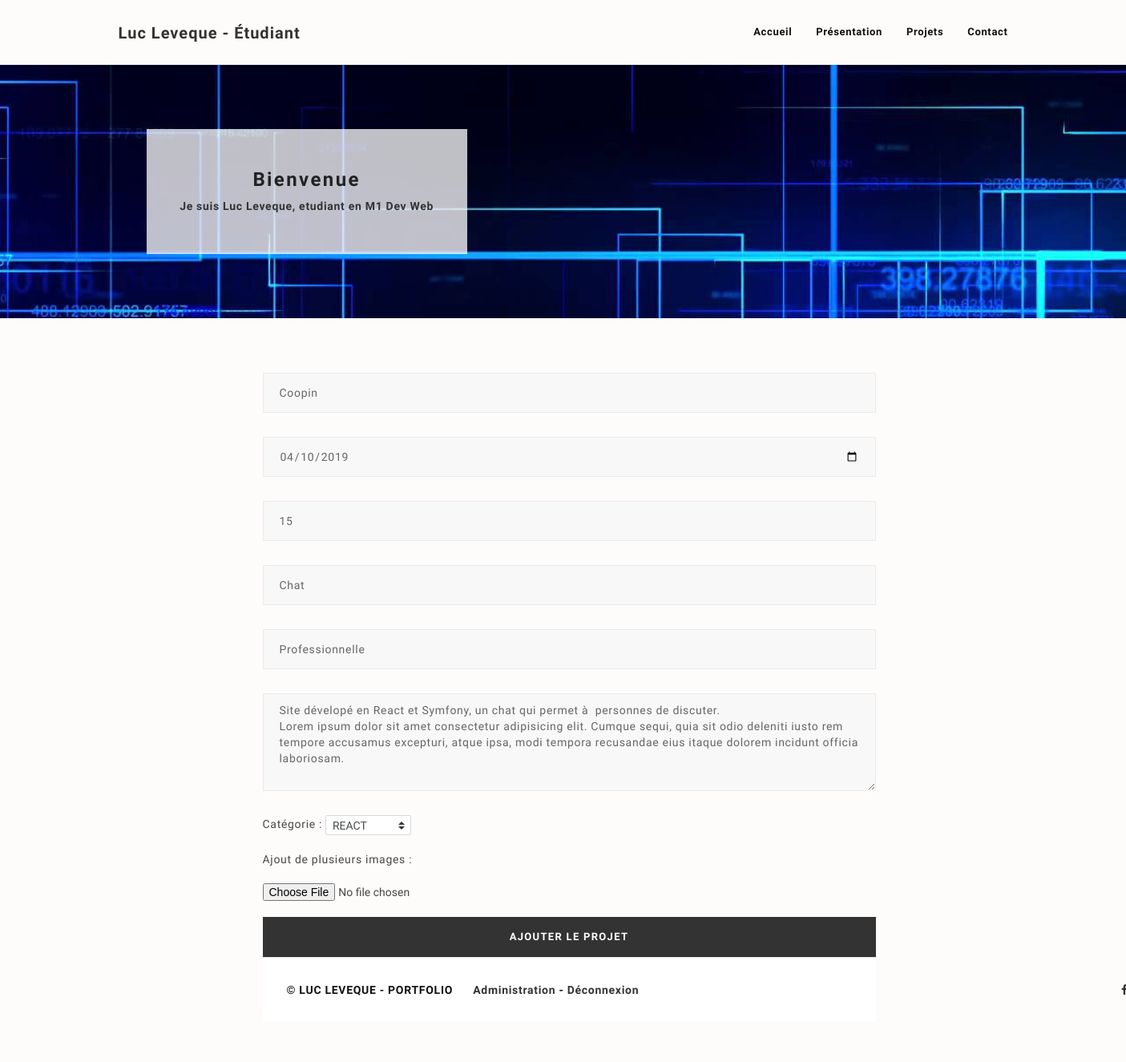
Screenshot of /index.php?page=modifierProjet&id=3 (signed in) with the database file from the repository.
### tables this page shows
CREATE TABLE IF NOT EXISTS `description` (
  `id` int(11) NOT NULL AUTO_INCREMENT,
  `hello_title_1` varchar(255) NOT NULL,
  `hello_title_2` varchar(255) NOT NULL,
  `about` longtext NOT NULL,
  `competence1` varchar(255) NOT NULL,
  `competence2` varchar(255) NOT NULL,
  `competence3` varchar(255) NOT NULL,
  `competence4` varchar(255) NOT NULL,
  `level1` int(11) NOT NULL,
  `level2` int(11) NOT NULL,
  `level3` int(11) NOT NULL,
  `level4` int(11) NOT NULL,
  `ligne_code` int(11) NOT NULL,
  `heure_travail` int(11) NOT NULL,
  PRIMARY KEY (`id`)
);

CREATE TABLE IF NOT EXISTS `projet` (
  `id_p` smallint(5) UNSIGNED NOT NULL AUTO_INCREMENT,
  `titre` varchar(50) DEFAULT NULL,
  `description` text,
  `date_deb` date DEFAULT NULL,
  `duree` int(11) DEFAULT NULL,
  `id_cat` smallint(5) UNSIGNED NOT NULL,
  `id_u` smallint(5) UNSIGNED NOT NULL,
  `theme` varchar(255) NOT NULL,
  `type` varchar(255) NOT NULL,
  PRIMARY KEY (`id_p`),
  KEY `id_cat` (`id_cat`),
  KEY `id_u` (`id_u`)
);

### src/Controller/modifierProjet.php (called while the page is built, shortened)
<?php
$id_p = $_GET['id'];
?>
<?php require "src/View/modifierProjet.php"; ?>

### index.php (called while the page is built)
<?php
if (!isset($_GET['page']) || $_GET['page'] == "")
{
    $page = "Accueil";
}
else
{
    if (!file_exists("src/Controller/" . $_GET['page'] . ".php"))
    {
        $page = "404";
    }
    else
    {
        $page = $_GET['page'];
    }
}
require('includes/config.php');
require "src/Controller/" . $page . ".php";
?>

### includes/config.php (called while the page is built, shortened)
<?php
$dbname = "portfolioydays";
try {
    $bdd = new PDO('mysql:host=localhost;dbname=' . $dbname,'root','');
} catch (Exception $e) {
    Echo "Erreur de connexion à la BDD !";
    die();
}
$infos = "SELECT * FROM description";
$infos = $bdd->query($infos);
$infos = $infos->fetch();
?>

### src/View/modifierProjet.php (the view, shortened to what this page needs)
<?php require('includes/header.php'); ?>
<link rel="stylesheet" href="https://code.getmdl.io/1.3.0/material.indigo-pink.min.css">
<?php
    $categories = "SELECT * FROM categorie";
    $categories = $bdd->query($categories);
    $projet = "SELECT * FROM projet WHERE id_p = " . $id_p;
    $projet = $bdd->query($projet);
    $projet = $projet->fetch();
    $cate = "SELECT * FROM categorie WHERE id_cat = " . $projet['id_cat'];
    $cate = $bdd->query($cate);
    $cate = $cate->fetch();
?>
<div id="page-content" class="container">
    <div class="row contact-area">
        <div class="col-sm-2"></div>
        <div class="col-sm-8 contact-form-area">
            <div id="contact-formd">
                <form id="contact-form" method="POST" enctype="multipart/form-data">
                    <div class="form-group">
                        <input type="text" class="form-control" placeholder="TITRE DU PROJET" name="titre_p" value="<?= $projet['titre'] ?>"
                    </div>
                    <div class="form-group">
                        <input type="date" class="form-control" placeholder="DATE DU PROJET" name="date_p" value="<?= $projet['date_deb'] ?>"
                    </div>
                    <div class="form-group">
                        <input type="number" class="form-control" placeholder="DUREE DU PROJET" name="duree_p" value="<?= $projet['duree'] ?>"
                    </div>
                    <div class="form-group">
                        <input type="text" class="form-control" placeholder="THEME DU PROJET" name="theme_p" value="<?= $projet['theme'] ?>"
                    </div>
                    <div class="form-group">
                        <input type="text" class="form-control" placeholder="TYPE DE PROJET ? SCOLAIRE ? PRO ?" name="type_p" value="<?= $projet['type'] ?>">
                    </div>
                    <div class="form-group">
                        <textarea id="message" class="form-control" rows="5" placeholder="DESCRIPTION DU PROJET" name="desc_p"><?= $projet['description'] ?></textarea>
                    </div>
                    <div class="form-group">
                        Catégorie :
                        <select class="custom-select" name="categorie_p">
                            <?php while($categorie = $categories->fetch()){
                                if($cate['id_cat'] == $categorie['id_cat']){
                                    ?>
                                    <option value="<?= $categorie['id_cat'] ?>" selected><?= $categorie['titre'] ?></option>
                                    <?php
                                }else{
                                    ?>
                                    <option value="<?= $categorie['id_cat'] ?>"><?= $categorie['titre'] ?></option>
                                    <?php
                                }
                                ?>
                            <?php } ?>
                        </select>
                    </div>
                    <br>
                    <div class="form-group">
                        Ajout de plusieurs images : <br><br>
                        <input type="file" name="images[]" id="image" onclick="addfile()">
                    </div>
                    <br>
                    <input type="submit" id="form-submit" name="submit" class="btn btn-md btn-primary-filled btn-form-submit" value="AJOUTER LE PROJET">
                </form>
            </div>
        </div>
    </div>
</div>
<?php require('includes/footer.php'); ?>
</body>
</html>

### includes/header.php (shortened to what this page needs)
<!DOCTYPE html>
<html lang="en">
<head>
    <link href="css/bootstrap.min.css" rel="stylesheet">
    <link href="css/style.css" rel="stylesheet">
    <link href="css/animate.css" rel="stylesheet">
    <link href="css/magnific-popup.css" rel="stylesheet">
    <link href="css/font-awesome.min.css" rel="stylesheet" type="text/css">
    <link href='fonts/FontAwesome.otf' rel='stylesheet' type='text/css'>
    <link rel="stylesheet" href="css/linear-icons.css">
</head>
<body>
<header>
    <nav class="navbar navbar-default">
        <div class="container">
            <div class="navbar-header">
                <a class="navbar-brand" href="index.php?page=accueil">Luc Leveque - Étudiant</a>
            </div>
            <div class="navbar-collapse collapse">
                <ul class="nav navbar-nav">
                    <li><a href="index.php?page=Accueil"><span>Accueil</span></a></li>
                    <li><a href="index.php?page=Presentation"><span>Présentation</span></a></li>
                    <li><a href="index.php?page=Projets"><span>Projets</span></a></li>
                    <li><a href="index.php?page=Contact"><span>Contact</span></a></li>
                </ul>
            </div>
        </div>
    </nav>
    <div id="header-banner">
        <div class="banner-content single-page text-center">
            <div class="banner-info">
                <h1><?= $infos['hello_title_1'] ?></h1>
                <p><strong><?= $infos['hello_title_2'] ?></strong></p>
            </div>
        </div>
    </div>
</header>

### css/style.css (style rules this page uses)
body { color: #242424d5; background: #fdf9f669; font-family: "Raleway", sans-serif; font-weight: 400; font-size: 14px; line-height: 20px; letter-spacing: 0.05em; }
html, body { height: 100%; margin: 0; }
h1, h2, h3, h4, h5, h6 { color: #0c0c0ce1; font-family: "Raleway", sans-serif; font-weight: 800; letter-spacing: 0.1em; margin-top: 0; }
h1 { font-size: 36px; margin-bottom: 24px; }
a { color: #333; -moz-transition: 0.3s ease-in-out; -o-transition: 0.3s ease-in-out; -webkit-transition: 0.3s ease-in-out; -ms-transition: 0.3s ease-in-out; transition: 0.3s ease-in-out; letter-spacing: 0.05em; font-weight: 700; outline: 0 !important; }
p { font-family: "Raleway", sans-serif; font-weight: 400; font-size: 14px; line-height: 20px; color: #333; letter-spacing: 0.05em; margin-bottom: 10px; }
ul { list-style: none; padding: 0; }
ul, ol { padding-left: 16px; margin-top: 0; margin-bottom: 20px; }
li { color: #333; font-size: 14px; line-height: 20px; letter-spacing: 0.05em; }
strong { font-weight: 700; }
.text-center { text-align: center; }
.row { margin-right: 0; margin-left: 0; }
.btn { font-weight: 400; font-size: 13px; letter-spacing: 0.05em; -moz-transition: all 0.3s ease-in-out; -o-transition: all 0.3s ease-in-out; -webkit-transition: all 0.3s ease-in-out; -ms-transition: all 0.3s ease-in-out; transition: all 0.3s ease-in-out; border-radius: 0; padding: 10px 18px; margin: 5px; }
.btn-primary-filled, .btn-primary-filled:active, .btn-primary-filled:focus { background: #333 none repeat scroll 0 0; border: 2px solid #333; color: white; }
.navbar { border: 0; border-radius: 0 !important; margin-bottom: 0; }
.navbar-nav { padding-left: 15px; padding-right: 0; }
.navbar-nav > li > a { line-height: 80px; padding: 0 15px !important; }
.container > .navbar-header { margin-right: 0; margin-left: 0; }
.navbar-default .navbar-brand { color: #333; font-size: 20px; font-weight: 700; height: auto; line-height: 20px; margin-top: 11px; padding: 20px 15px; }
.navbar-collapse { text-align: center; padding-right: 0; }
.navbar-default { background-color: transparent; border: none !important; border-bottom: 1px solid #ebebeb !important; }
.navbar-default .navbar-nav > li > a { color: #111111; font-size: 13px; font-weight: 700; }
#header-banner { background-color: #ebebeb; background-image: url('../images/banniere.jpg'); background-size: cover; }
.banner-content { padding: 170px 0; }
.banner-content.single-page { padding: 80px 0; }
.banner-info { background: rgba(255, 255, 255, 0.75); width: 400px; margin: 0 auto; padding: 50px 0; margin-left: 13vw; }
.banner-info h1 { font-size: 24px; margin-bottom: 10px; }
.banner-info p { margin-bottom: 0; }
#page-content { padding: 50px 0; }
.contact-form-area { padding-right: 0; }
.form-control { color: #666666; background: #f8f8f8; font-weight: 400; letter-spacing: 0.05em; border: 1px solid #ebebeb; border-radius: 0; margin-bottom: 30px; padding: 10px 20px; min-height: 50px; -webkit-box-shadow: none; box-shadow: none; -webkit-appearance: none; -moz-appearance: none; appearance: none; }
#contact-form .form-group { margin-bottom: 0; }
#contact-form .btn-form-submit { width: 100%; font-weight: 700; letter-spacing: 0.1em; border-radius: 0; padding: 14px 24px; margin: 0; }
@media only screen and (min-width: 768px) { .navbar-nav { float: right; } }
@media only screen and (min-width: 768px) { .navbar-nav > li > a { padding-top: 20px; padding-bottom: 20px; } }
@media only screen and (min-width: 768px) { .navbar > .container .navbar-brand, .navbar > .container-fluid .navbar-brand { margin-left: 0; } }
.btn { border-radius: 10px; }
.custom-select { display: inline-block; max-width: 100%; height: calc(2.25rem + 2px); padding: .375rem 1.75rem .375rem .75rem; line-height: 1.25; color: #464a4c; vertical-align: middle; background: #fff url(../images/select.svg) no-repeat right .75rem center; -webkit-background-size: 8px 10px; background-size: 8px 10px; border: 1px solid rgba(0,0,0,.15); border-radius: .25rem; -moz-appearance: none; -webkit-appearance: none; }

### rows the page displays
description: hello_title_1 "Bienvenue", hello_title_2 "Je suis Luc Leveque, etudiant en M1 Dev Web"
projet: titre_p "Coopin", date_p "04/10/2019", duree_p "15", theme_p "Chat", type_p "Professionnelle", desc_p "Site dévelopé en React et Symfony, un chat qui permet à personnes de discuter. Lorem ipsum dolor sit amet consectetur adipisicing elit. Cumque sequi, quia sit odio deleniti iusto rem tempore accusamus excepturi, atque ipsa, modi tempora recusandae eius itaque dolorem incidunt officia laboriosam."

### other values shown
form field categorie_p "REACT"
